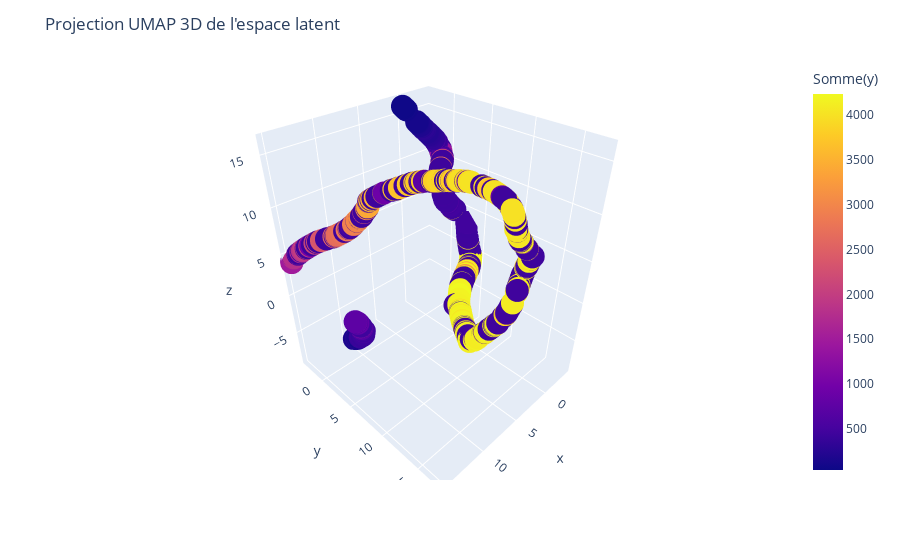

The notebook cell this image was saved under:
### Code cell
cvae_latent_umap(cvae, dataloader_test_big, color_mode="sum", device=None, n_neighbors=15, min_dist=0.1, metric="euclidean")

### Figure 1 — Plotly figure (JSON) as saved in the notebook; plotly's stock layout.template omitted (floating-point values rounded to 4 significant figures; data arrays with more than 128 entries replaced by an {"elided": "..."} marker saying what was removed)
{"data": [{"hovertemplate": "x=%{x}<br>y=%{y}<br>z=%{z}<br>Somme(y)=%{marker.color}<extra></extra>", "legendgroup": "", "marker": {"color": {"elided": "1024 float values"}, "coloraxis": "coloraxis", "symbol": "circle"}, "mode": "markers", "name": "", "scene": "scene", "showlegend": false, "type": "scatter3d", "x": {"elided": "1024 float values"}, "y": {"elided": "1024 float values"}, "z": {"elided": "1024 float values"}}], "layout": {"coloraxis": {"colorbar": {"title": {"text": "Somme(y)"}}, "colorscale": [[0, "#0d0887"], [0.1111, "#46039f"], [0.2222, "#7201a8"], [0.3333, "#9c179e"], [0.4444, "#bd3786"], [0.5556, "#d8576b"], [0.6667, "#ed7953"], [0.7778, "#fb9f3a"], [0.8889, "#fdca26"], [1, "#f0f921"]]}, "legend": {"tracegroupgap": 0}, "margin": {"t": 60}, "scene": {"domain": {"x": [0, 1], "y": [0, 1]}, "xaxis": {"title": {"text": "x"}}, "yaxis": {"title": {"text": "y"}}, "zaxis": {"title": {"text": "z"}}}, "title": {"text": "Projection UMAP 3D de l'espace latent"}}}
